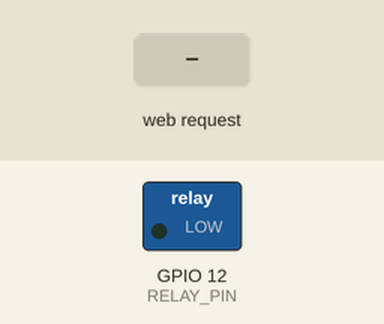
The program below on a simulated ESP8266 (NodeMCU). On the bench: switched loads named in the program (green lamp = pin HIGH). Inputs (shaded band) come from the test bench. WiFi joins after 1.5 s; servers stay silent unless stated; what the program prints to the serial monitor is not drawn.

Above: at 2.7 s.
2.8 s: HTTP request GET /on received
At 3.9 s:
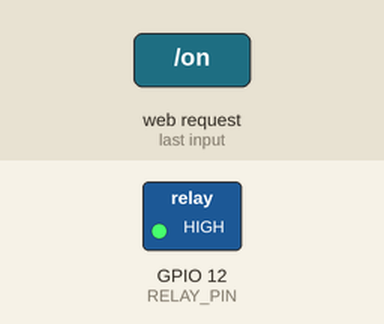
4.3 s: HTTP request GET /off received
At 5.1 s:
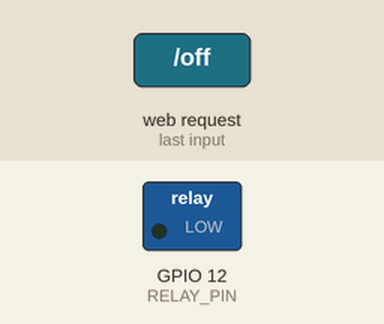
Timing chart, 0 to 7.3 s (numbered marks = the images above; inputs shaded):
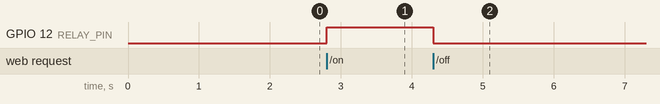

The program:

main.cpp
```cpp
#include <Arduino.h>
#include <ESP8266WiFi.h>
#include <ESP8266WebServer.h>
#include <ESP8266mDNS.h>

const char* ssid = "ZTE_2.4G_jT5nRx_EXT";
const char* password = "4kjL9URf";

#define RELAY_PIN 12   // Active LOW relay

ESP8266WebServer server(80);

// Logical control functions
void humidifierOn() {
  digitalWrite(RELAY_PIN, HIGH);   // LOW = relay ON (physical)
  server.send(200, "text/plain", "Humidifier ON");
}

void humidifierOff() {
  digitalWrite(RELAY_PIN, LOW);  // HIGH = relay OFF (physical)
  server.send(200, "text/plain", "Humidifier OFF");
}

void handleRoot() {
  server.send(200, "text/plain", "Sonoff S31 Humidifier Controller");
}

void setup() {
  pinMode(RELAY_PIN, OUTPUT);
  humidifierOff();   // Start safely OFF

  Serial.begin(115200);
  WiFi.begin(ssid, password);

  while (WiFi.status() != WL_CONNECTED) {
    delay(500);
    Serial.print(".");
  }

  if (MDNS.begin("humidifier")) {
    Serial.println("mDNS started: http://humidifier.local");
  }

  // URL routes
  server.on("/", handleRoot);
  server.on("/on", humidifierOn);    // Logical ON
  server.on("/off", humidifierOff);  // Logical OFF

  server.begin();
}

void loop() {
  server.handleClient();
  MDNS.update();
}
```

Measured:
- after the input at 2.8 s, GPIO 12 (RELAY_PIN): LOW → HIGH at once
- after the input at 4.3 s, GPIO 12 (RELAY_PIN): HIGH → LOW at once
